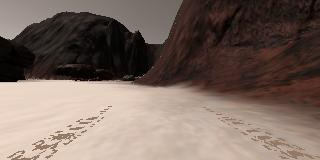
#> input picture angle_example.jpg, 320 x 160 px
$ python average_angle.py
#> lines starting #> are read from the running program, lines starting #| are printed output that depends on the picture
### extra_functions.py
import numpy as np
import cv2

# Define color selection criteria
red_threshold = 200
green_threshold = 200
blue_threshold = 175

rgb_threshold = (red_threshold, green_threshold, blue_threshold)

def color_thresh(img, rgb_thresh=(0, 0, 0)):
    ###### TODO:
    # Create an empty array the same size in x and y as the image
    # but just a single channel
    color_select = np.zeros_like(img[:,:,0])
    # Apply the thresholds for RGB and assign 1's
    # where threshold was exceeded
    # Return the single-channel binary image
    for (x, y) in np.ndindex(img.shape[:2]):
        color = np.average(list(map(lambda ch,mask: 0 if ch<=mask else 255, img[x-1,y-1,:], rgb_thresh)))
        color_select[x,y] = color

    return color_select


# Define a box in source (original) and
# destination (desired) coordinates
# Right now source and destination are just
# set to equal the four corners
# of the image so no transform is taking place
# Try experimenting with different values!
source = np.float32([[14, 140],
                 [120, 96],
                 [200, 96],
                 [300, 140]])
destination = np.float32([[140, 150],
                 [140, 120],
                 [170, 120],
                 [170, 150]])

def perspect_transform(img, src, dst):

    # Get transform matrix using cv2.getPerspectivTransform()
    M = cv2.getPerspectiveTransform(src, dst)
    # Warp image using cv2.warpPerspective()
    # keep same size as input image
    warped = cv2.warpPerspective(img, M, (img.shape[1], img.shape[0]))
    # Return the result
    return warped

def rover_coords(binary_img):
    # TODO: fill in this function to
    # Calculate pixel positions with reference to the rover
    # position being at the center bottom of the image.

    ypos, xpos = binary_img.nonzero()

    # Calculate pixel positions with reference to the rover position being at the
    # center bottom of the image.
    x_pixel = -(ypos - binary_img.shape[0])
    y_pixel = -(xpos - binary_img.shape[1]/2)

    return x_pixel, y_pixel

### average_angle.py
import matplotlib.pyplot as plt
import matplotlib.image as mpimg
# Uncomment the next line for use in a Jupyter notebook
#%matplotlib inline
import numpy as np
from extra_functions import perspect_transform, color_thresh, rover_coords, source, destination

# Define a function to convert from cartesian to polar coordinates
def to_polar_coords(xpix, ypix):
    # Calculate distance to each pixel
    dist = np.sqrt(xpix**2 + ypix**2)
    # Calculate angle using arctangent function
    angles = np.arctan2(ypix, xpix)
    return dist, angles

image = mpimg.imread('angle_example.jpg')
#> image is the input picture: shape (160, 320, 3); mean R, G, B 121.3, 104.9, 96.2
warped = perspect_transform(image, source, destination) # Perform perspective transform
#> in perspect_transform, `warped = cv2.warpPerspective(img, M, (img.shape[1], img.shape[0]))`:
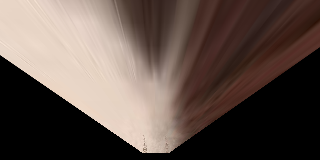
#> warped: shape (160, 320, 3); mean R, G, B 95.7, 80.9, 73.9
colorsel = color_thresh(warped, rgb_thresh=(160, 160, 160)) # Threshold the warped image
#> after the loop in color_thresh, `for (x, y) in np.ndindex(img.shape[:2]):`:
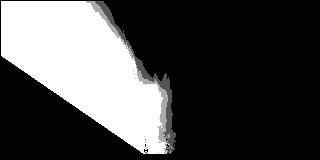
#> color_select: shape (160, 320); min 0, max 255, mean 73.8
xpix, ypix = rover_coords(colorsel)  # Convert to rover-centric coords
#> in rover_coords, `ypos, xpos = binary_img.nonzero()`: ypos = 15731 values from 1 to 153; xpos = 15731 values, max 175 at index 14847, min 1 at index 0, mean 89.6
#> in rover_coords, `x_pixel = -(ypos - binary_img.shape[0])`: x_pixel = 15731 values, max 159 at index 0, min 7 at index 15705, mean 92.54
#> in rover_coords, `y_pixel = -(xpos - binary_img.shape[1]/2)`: y_pixel = 15731 values, max 159 at index 0, min -15 at index 14847, mean 70.4
#> xpix has the same summary as x_pixel in rover_coords; ypix has the same summary as y_pixel in rover_coords
distances, angles = to_polar_coords(xpix, ypix) # Convert to polar coords
#> in to_polar_coords, `dist = np.sqrt(xpix**2 + ypix**2)`: dist = 15731 values, max 224.9 at index 0, min 7 at index 15722, mean 119.7
#> in to_polar_coords, `angles = np.arctan2(ypix, xpix)`: angles = 15731 values, max 1.18 at index 15705, min -0.96 at index 15730, mean 0.586
#> distances has the same summary as dist in to_polar_coords
avg_angle = np.mean(angles) # Compute the average angle
#> avg_angle = 0.586

# Do some plotting
fig = plt.figure(figsize=(12,9))
plt.subplot(221)
plt.imshow(image)
plt.subplot(222)
plt.imshow(warped)
plt.subplot(223)
plt.imshow(colorsel, cmap='gray')
plt.subplot(224)
plt.plot(xpix, ypix, '.')
plt.ylim(-160, 160)
plt.xlim(0, 160)
arrow_length = 100
x_arrow = arrow_length * np.cos(avg_angle)
#> x_arrow = 83.32
y_arrow = arrow_length * np.sin(avg_angle)
#> y_arrow = 55.29
plt.arrow(0, 0, x_arrow, y_arrow, color='red', zorder=2, head_width=10, width=2)
plt.show()
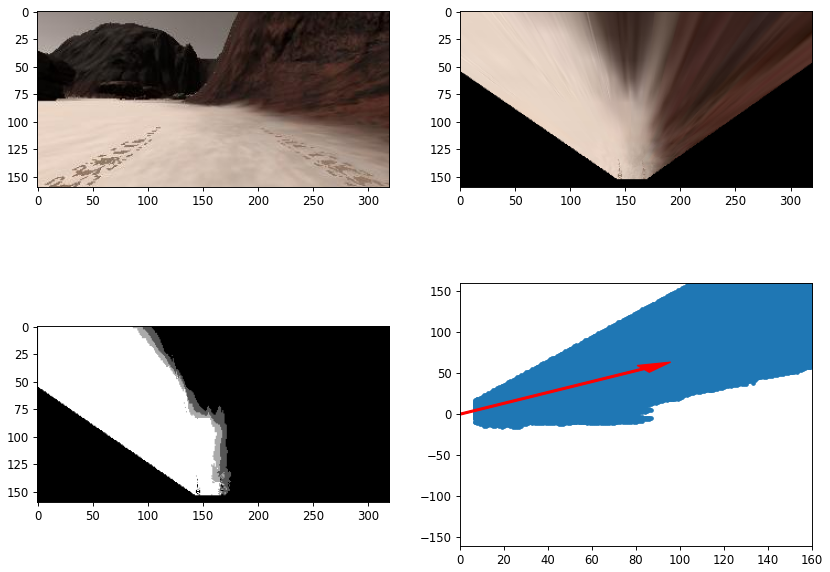
#> figure drawn by matplotlib, 4 panels

$ run again, with example_grid1.jpg copied over angle_example.jpg
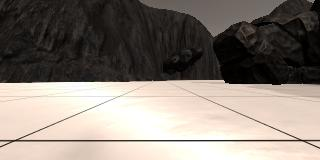
#> input picture example_grid1.jpg, 320 x 160 px
#> image is the input picture: shape (160, 320, 3); mean R, G, B 135.1, 126.3, 118.3
#> after the loop in color_thresh, `for (x, y) in np.ndindex(img.shape[:2]):`:
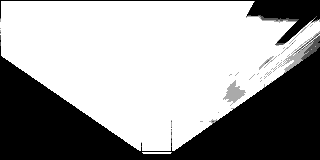
#> color_select: shape (160, 320); min 0, max 255, mean 158.8
#> avg_angle = 0.0609
#> x_arrow = 99.81
#> y_arrow = 6.09
#> `plt.show()`:
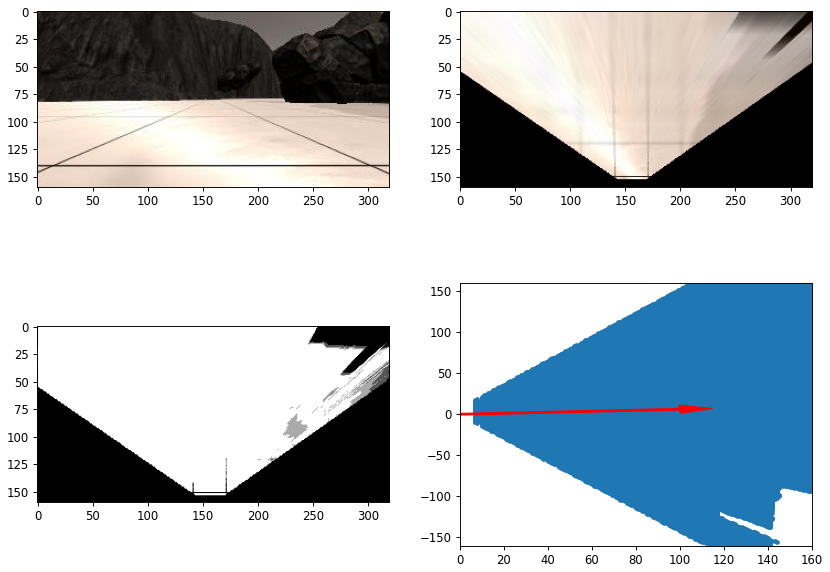
#> figure drawn by matplotlib, 4 panels

$ run again, with sample.jpg copied over angle_example.jpg
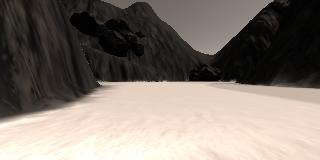
#> input picture sample.jpg, 320 x 160 px
#> image is the input picture: shape (160, 320, 3); mean R, G, B 128.4, 119, 110.8
#> after the loop in color_thresh, `for (x, y) in np.ndindex(img.shape[:2]):`:
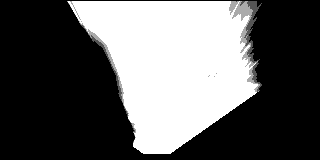
#> color_select: shape (160, 320); min 0, max 255, mean 94.6
#> ypos = 19690 values from 1 to 153; xpos = 19690 values, max 261 at index 568, min 67 at index 0, mean 174.6
#> x_pixel = 19690 values, max 159 at index 0, min 7 at index 19662, mean 97.23
#> y_pixel = 19690 values, max 93 at index 0, min -101 at index 568, mean -14.56
#> xpix has the same summary as x_pixel in rover_coords; ypix has the same summary as y_pixel in rover_coords
#> dist = 19690 values, max 186.7 at index 568, min 7 at index 19679, mean 107.1
#> in to_polar_coords, `angles = np.arctan2(ypix, xpix)`: angles = 19690 values, max 1.18 at index 19662, min -0.965 at index 19630, mean -0.149
#> `distances, angles = to_polar_coords(xpix, ypix)`: distances has the same summary as dist in to_polar_coords
#> avg_angle = -0.149
#> x_arrow = 98.9
#> y_arrow = -14.81
#> `plt.show()`:
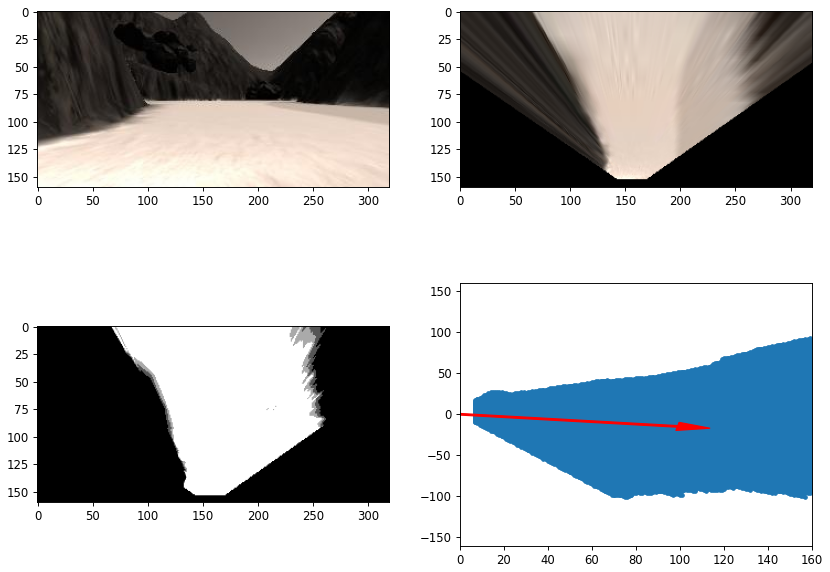
#> figure drawn by matplotlib, 4 panels
